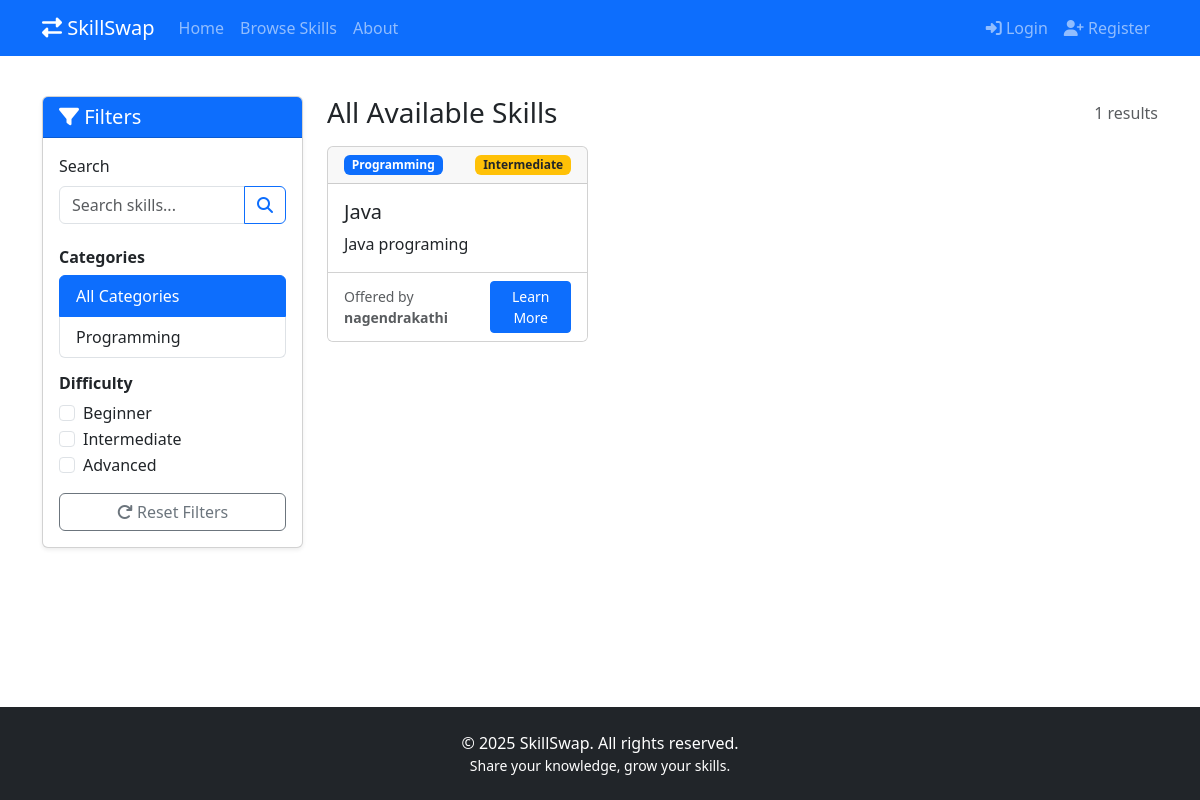
The page /skills/browse on the database its author committed.
### app/models.py (models this page shows, shortened)
class Skill(db.Model):
    id = db.Column(db.Integer, primary_key=True)
    name = db.Column(db.String(100), nullable=False)
    description = db.Column(db.Text, nullable=False)
    category = db.Column(db.String(50), nullable=False)
    difficulty = db.Column(db.String(20), nullable=False)  # beginner, intermediate, advanced
    created_at = db.Column(db.DateTime, default=datetime.utcnow)
    updated_at = db.Column(db.DateTime, default=datetime.utcnow, onupdate=datetime.utcnow)
    owner_id = db.Column(db.Integer, db.ForeignKey('user.id'), nullable=False)
    requests = db.relationship('Request', backref='skill', lazy=True)

class User(db.Model, UserMixin):
    id = db.Column(db.Integer, primary_key=True)
    username = db.Column(db.String(50), unique=True, nullable=False)
    email = db.Column(db.String(120), unique=True, nullable=False)
    password_hash = db.Column(db.String(128), nullable=False)
    bio = db.Column(db.Text, nullable=True)
    location = db.Column(db.String(100), nullable=True)
    date_joined = db.Column(db.DateTime, default=datetime.utcnow)
    skills_offered = db.relationship('Skill', backref='owner', lazy=True)
    skills_learning = db.relationship('Skill', secondary=skills_users_learning,
                                     backref=db.backref('learners', lazy='dynamic'))
    requests_sent = db.relationship('Request', foreign_keys='Request.requester_id',
                                   backref='requester', lazy=True)
    requests_received = db.relationship('Request', foreign_keys='Request.skill_owner_id',
                                       backref='skill_owner', lazy=True)

### app/routes/skills.py (the view)
@skills.route('/skills/browse')
def browse():
    page = request.args.get('page', 1, type=int)
    category = request.args.get('category', None)
    search = request.args.get('search', None)
    query = Skill.query
    if category:
        query = query.filter_by(category=category)
    if search:
        query = query.filter(Skill.name.ilike(f'%{search}%') |
                           Skill.description.ilike(f'%{search}%'))
    categories = db.session.query(Skill.category).distinct().all()
    categories = [category[0] for category in categories]
    skills = query.order_by(Skill.created_at.desc()).paginate(page=page, per_page=12)
    return render_template('skills/browse.html', title='Browse Skills',
                          skills=skills, categories=categories,
                          current_category=category, search=search)

### app/__init__.py (called while the page is built)
def create_app(config_class=Config):
    app = Flask(__name__)
    app.config.from_object(config_class)
    db.init_app(app)
    login_manager.init_app(app)
    csrf.init_app(app)
    from app.routes.main import main
    from app.routes.auth import auth
    from app.routes.skills import skills
    from app.routes.requests import requests
    app.register_blueprint(main)
    app.register_blueprint(auth)
    app.register_blueprint(skills)
    app.register_blueprint(requests)
    with app.app_context():
        db.create_all()
    @app.context_processor
    def inject_now():
        return {'now': datetime.utcnow()}
    return app

### app/templates/skills/browse.html (shortened to what this page needs)
{% extends "base.html" %}
{% block content %}
<div class="row">
    <div class="col-lg-3 mb-4">
        <div class="card shadow-sm">
            <div class="card-header bg-primary text-white">
                <h5 class="mb-0"><i class="fas fa-filter"></i> Filters</h5>
            </div>
            <div class="card-body">
                <form id="skillSearchForm" method="GET" action="{{ url_for('skills.browse') }}">
                    <div class="mb-4">
                        <label for="searchQuery" class="form-label">Search</label>
                        <div class="input-group">
                            <input type="text" class="form-control" id="searchQuery" name="search"
                                   placeholder="Search skills..." value="{{ search or '' }}">
                            <button class="btn btn-outline-primary" type="submit">
                                <i class="fas fa-search"></i>
                            </button>
                        </div>
                    </div>
                </form>
                <div class="mb-3">
                    <h6 class="fw-bold">Categories</h6>
                    <div class="list-group">
                        <a href="{{ url_for('skills.browse') }}"
                           class="list-group-item list-group-item-action category-filter {% if not current_category %}active{% endif %}">
                            All Categories
                        </a>
                        {% for category in categories %}
                        <a href="{{ url_for('skills.browse', category=category) }}"
                           class="list-group-item list-group-item-action category-filter {% if current_category == category %}active{% endif %}"
                           data-category="{{ category }}">
                            {{ category|capitalize }}
                        </a>
                        {% endfor %}
                    </div>
                </div>
                <div class="mb-3">
                    <h6 class="fw-bold">Difficulty</h6>
                    <div class="form-check">
                        <input class="form-check-input" type="checkbox" value="beginner" id="beginnerCheck">
                        <label class="form-check-label" for="beginnerCheck">
                            Beginner
                        </label>
                    </div>
                    <div class="form-check">
                        <input class="form-check-input" type="checkbox" value="intermediate" id="intermediateCheck">
                        <label class="form-check-label" for="intermediateCheck">
                            Intermediate
                        </label>
                    </div>
                    <div class="form-check">
                        <input class="form-check-input" type="checkbox" value="advanced" id="advancedCheck">
                        <label class="form-check-label" for="advancedCheck">
                            Advanced
                        </label>
                    </div>
                </div>
                <div class="d-grid">
                    <a href="{{ url_for('skills.browse') }}" class="btn btn-outline-secondary">
                        <i class="fas fa-redo"></i> Reset Filters
                    </a>
                </div>
            </div>
        </div>
    </div>
    <div class="col-lg-9">
        <div class="d-flex justify-content-between align-items-center mb-3">
            <h3 class="mb-0">
                {% if current_category %}
                    {{ current_category|capitalize }} Skills
                {% elif search %}
                    Search Results for "{{ search }}"
                {% else %}
                    All Available Skills
                {% endif %}
            </h3>
            <span class="text-muted">{{ skills.total }} results</span>
        </div>
        {% if skills.items %}
            <div class="row row-cols-1 row-cols-md-2 row-cols-lg-3 g-4">
                {% for skill in skills.items %}
                <div class="col">
                    <div class="card h-100 skill-card">
                        <div class="card-header d-flex justify-content-between align-items-center">
                            <span class="badge bg-primary">{{ skill.category|capitalize }}</span>
                            <span class="badge {% if skill.difficulty == 'beginner' %}bg-success{% elif skill.difficulty == 'intermediate' %}bg-warning text-dark{% else %}bg-danger{% endif %}">
                                {{ skill.difficulty|capitalize }}
                            </span>
                        </div>
                        <div class="card-body">
                            <h5 class="card-title">{{ skill.name }}</h5>
                            <p class="card-text">{{ skill.description|truncate(100) }}</p>
                        </div>
                        <div class="card-footer bg-white">
                            <div class="d-flex justify-content-between align-items-center">
                                <small class="text-muted">
                                    Offered by <strong>{{ skill.owner.username }}</strong>
                                </small>
                                <a href="{{ url_for('skills.detail', skill_id=skill.id) }}" class="btn btn-sm btn-primary">
                                    Learn More
                                </a>
                            </div>
                        </div>
                    </div>
                </div>
                {% endfor %}
            </div>
        {% endif %}
    </div>
</div>
{% endblock %}

### app/static/css/style.css (style rules this page uses)
body { display: flex; flex-direction: column; min-height: 100vh; }

### rows shown on the page
Skill: category "Programming", difficulty "Intermediate", name "Java", description "Java programing", owner.username "nagendrakathi"

### other values the page prints
{{ category|capitalize }} "Programming"
{{ skills.total }} "1"
